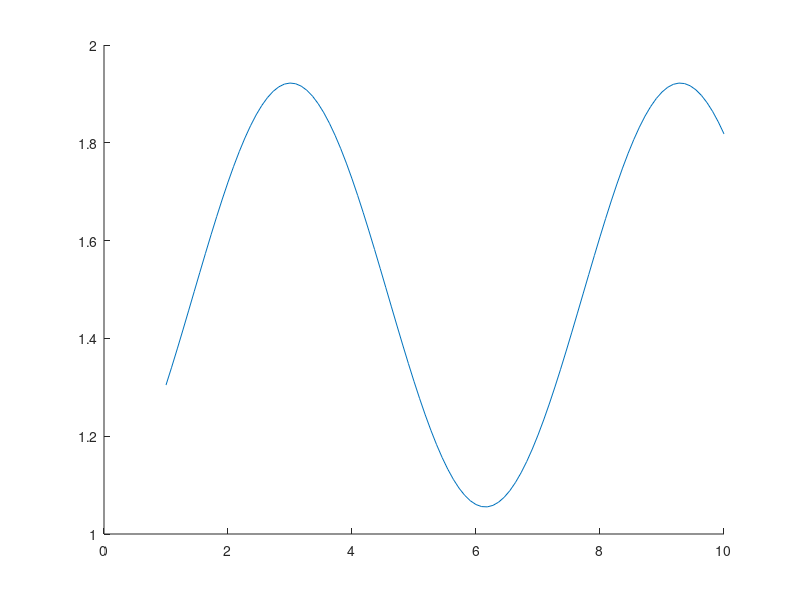

Reproduce this figure in MATLAB.

Y=[];
y=@(x) 2*x./(3+x)+rand(size(x));
for x=linspace(1,10,100);
 Y=[Y,y(x)];
end
x=linspace(1,10,100);

hold on

xx=x;
yy=Y;
%%%%%
A=[xx', 1./xx', ones(size(xx'))];

beta=pinv(A)*yy';

plot(x,beta(1)*sin(x) + beta(2)*cos(x) + beta(3))


